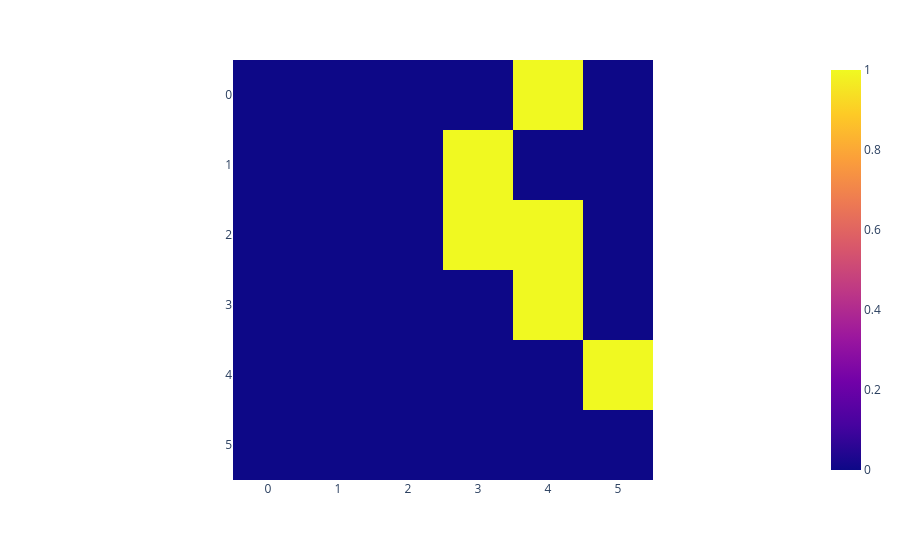

Here is the notebook cell this chart was saved with:
### Code cell
connections = rand_connection_matrix(num_nodes = 6)
px.imshow(connections)

### Figure 1 — Plotly figure (JSON) as saved in the notebook; plotly's stock layout.template omitted (floating-point values rounded to 4 significant figures)
{"data": [{"coloraxis": "coloraxis", "hovertemplate": "x: %{x}<br>y: %{y}<br>color: %{z}<extra></extra>", "name": "0", "type": "heatmap", "xaxis": "x", "yaxis": "y", "z": [[0, 0, 0, 0, 1, 0], [0, 0, 0, 1, 0, 0], [0, 0, 0, 1, 1, 0], [0, 0, 0, 0, 1, 0], [0, 0, 0, 0, 0, 1], [0, 0, 0, 0, 0, 0]]}], "layout": {"coloraxis": {"colorscale": [[0, "#0d0887"], [0.1111, "#46039f"], [0.2222, "#7201a8"], [0.3333, "#9c179e"], [0.4444, "#bd3786"], [0.5556, "#d8576b"], [0.6667, "#ed7953"], [0.7778, "#fb9f3a"], [0.8889, "#fdca26"], [1, "#f0f921"]]}, "margin": {"t": 60}, "xaxis": {"anchor": "y", "constrain": "domain", "domain": [0, 1], "scaleanchor": "y"}, "yaxis": {"anchor": "x", "autorange": "reversed", "constrain": "domain", "domain": [0, 1]}}}
